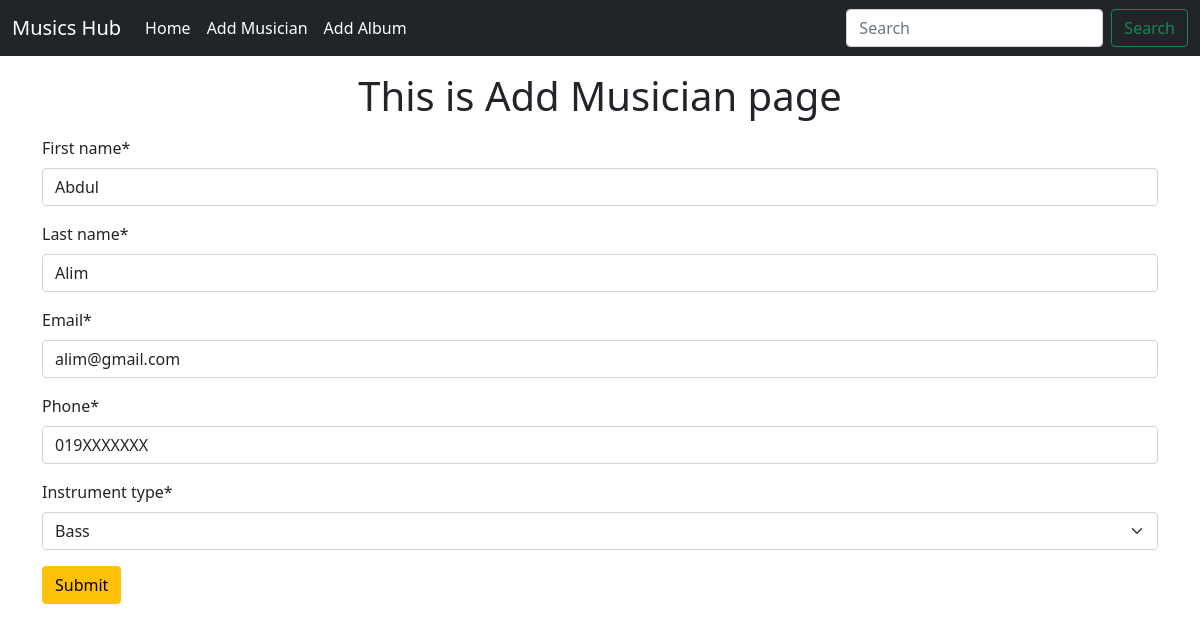
The page /musician/edit_musician/27/ on the database its author committed.
### musicians/models.py (models this page shows, shortened)
class Musicians(models.Model):
    first_name= models.CharField(max_length=50)
    last_name= models.CharField(max_length=50)
    email= models.EmailField()
    phone= models.CharField(max_length=15)
    instruments= (('saxophone', 'Saxophone'), ('cello', 'Cello'),('clarinet','Clarinet'),
('harp','Harp'),('bass', 'Bass'),('guitar','Guitar'),('trombone','Trombone'))
    instrument_type= models.CharField(max_length=50, choices=instruments)

### musicians/views.py (the view)
# urls.py: path('edit_musician/<int:id>/', views.edit_musician, name='editMusician'),
def edit_musician(request, id):
    target= Musicians.objects.get(pk= id)
    edit_form= MusicianForm(instance=target)
    if request.method=="POST":
        edit_form= MusicianForm(request.POST, instance=target)
        if edit_form.is_valid():
            edit_form.save()
            return redirect('homePage')
    return render(request, 'musicians/musicians.html', {'form': edit_form})

### musicians/forms.py
class MusicianForm(forms.ModelForm):
    class Meta:
        model= Musicians
        fields= '__all__'

### musicians/templates/musicians/musicians.html (shortened to what this page needs)
{% extends "base.html" %}
{% load crispy_forms_tags %}
{% block content %}
    <h1 class= 'text-center m-3'>This is Add Musician page</h1>
    <form method= 'post' class='container'>
        {{form | crispy }}
        <button class="btn btn-warning">Submit</button>
    </form>
{% endblock content %}

### rows shown on the page
Musicians: first_name "Abdul", last_name "Alim", email "alim@gmail.com", phone "019XXXXXXX", instrument_type "Bass"
